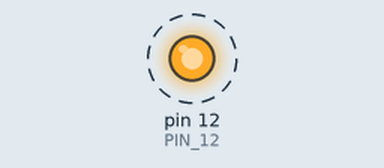
Recording of a sketch running on a simulated Arduino Uno, built with avr-gcc and run on an emulated ATmega328P. Shown: output pins drawn as LEDs (lit = HIGH). Dashed ring = blinking.

Above: at 0.2 s.
Timing chart, 0 to 3.0 s (numbered marks = the images above):
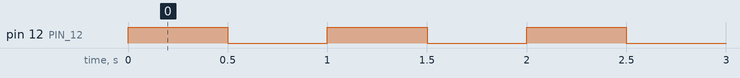

Measured:
- by itself, pin 12 (PIN_12): alternates HIGH for 0.50 s and LOW for 0.50 s

The sketch:

1_proje.ino
```cpp
#define PIN_12 12

void setup() {
  pinMode(PIN_12, OUTPUT);    // Digital Giriş-Çıkış pinlerinden olan 12. pin OUTPUT modda seçilmiştir. Böylelikle 12. pinden gerilim çıkışı sağlanacaktır.
}

void loop() {
  digitalWrite(PIN_12, HIGH); // 12. pinin lojik seviyesi 1 konumuna getirilmiştir. Bu sayede 12. pinden 5V çıkışı gerçekleşecektir.
  delay(500);                 // 0.5 sn boyunca bekleme komutu verilmiştir. Bu süre boyunca kırmızı-led yanacaktır.
  digitalWrite(PIN_12, LOW);  // 12. pinin lojik seviyesi 0 konumuna getirilmiştir. Bu sayede 12. pinden 0V çıkışı gerçekleşecektir.
  delay(500);                 // 0.5 sn boyunca bekleme komutu verilmiştir. Bu süre boyunca kırmızı-led yanmayacaktır.
}
```
